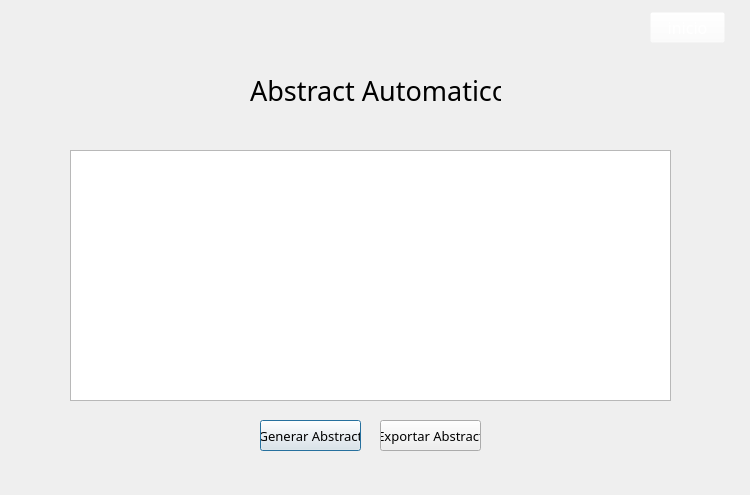
<?xml version="1.0" encoding="UTF-8"?>
<ui version="4.0">
 <class>Dialog</class>
 <widget class="QDialog" name="Dialog">
  <property name="geometry">
   <rect>
    <x>0</x>
    <y>0</y>
    <width>750</width>
    <height>495</height>
   </rect>
  </property>
  <property name="windowTitle">
   <string>Summary</string>
  </property>
  <widget class="QTextEdit" name="summary">
   <property name="geometry">
    <rect>
     <x>70</x>
     <y>150</y>
     <width>601</width>
     <height>251</height>
    </rect>
   </property>
   <property name="font">
    <font>
     <family>Sylfaen</family>
     <pointsize>11</pointsize>
    </font>
   </property>
   <property name="readOnly">
    <bool>true</bool>
   </property>
   <property name="html">
    <string>&lt;!DOCTYPE HTML PUBLIC &quot;-//W3C//DTD HTML 4.0//EN&quot; &quot;http://www.w3.org/TR/REC-html40/strict.dtd&quot;&gt;
&lt;html&gt;&lt;head&gt;&lt;meta name=&quot;qrichtext&quot; content=&quot;1&quot; /&gt;&lt;style type=&quot;text/css&quot;&gt;
p, li { white-space: pre-wrap; }
&lt;/style&gt;&lt;/head&gt;&lt;body style=&quot; font-family:'Sylfaen'; font-size:11pt; font-weight:400; font-style:normal;&quot;&gt;
&lt;p style=&quot;-qt-paragraph-type:empty; margin-top:0px; margin-bottom:0px; margin-left:0px; margin-right:0px; -qt-block-indent:0; text-indent:0px;&quot;&gt;&lt;br /&gt;&lt;/p&gt;&lt;/body&gt;&lt;/html&gt;</string>
   </property>
  </widget>
  <widget class="QPushButton" name="generar">
   <property name="geometry">
    <rect>
     <x>260</x>
     <y>420</y>
     <width>101</width>
     <height>31</height>
    </rect>
   </property>
   <property name="font">
    <font>
     <family>Sylfaen</family>
     <pointsize>10</pointsize>
    </font>
   </property>
   <property name="text">
    <string>Generar Abstract</string>
   </property>
  </widget>
  <widget class="QPushButton" name="exportar">
   <property name="geometry">
    <rect>
     <x>380</x>
     <y>420</y>
     <width>101</width>
     <height>31</height>
    </rect>
   </property>
   <property name="font">
    <font>
     <family>Sylfaen</family>
     <pointsize>10</pointsize>
    </font>
   </property>
   <property name="text">
    <string>Exportar Abstract</string>
   </property>
  </widget>
  <widget class="QLabel" name="label">
   <property name="geometry">
    <rect>
     <x>0</x>
     <y>0</y>
     <width>751</width>
     <height>51</height>
    </rect>
   </property>
   <property name="text">
    <string/>
   </property>
   <property name="pixmap">
    <pixmap>../Images/header.png</pixmap>
   </property>
  </widget>
  <widget class="QPushButton" name="inicio">
   <property name="geometry">
    <rect>
     <x>650</x>
     <y>12</y>
     <width>75</width>
     <height>31</height>
    </rect>
   </property>
   <property name="font">
    <font>
     <family>Sylfaen</family>
     <pointsize>12</pointsize>
    </font>
   </property>
   <property name="styleSheet">
    <string notr="true">background-color: rgb(255, 255, 255, 0);
font: 12pt &quot;Sylfaen&quot;;
color: rgb(255, 255, 255);</string>
   </property>
   <property name="text">
    <string>inicio</string>
   </property>
  </widget>
  <widget class="QLabel" name="label_2">
   <property name="geometry">
    <rect>
     <x>250</x>
     <y>70</y>
     <width>251</width>
     <height>41</height>
    </rect>
   </property>
   <property name="font">
    <font>
     <family>Sylfaen</family>
     <pointsize>20</pointsize>
    </font>
   </property>
   <property name="text">
    <string>Abstract Automatico</string>
   </property>
  </widget>
  <widget class="QLabel" name="label_3">
   <property name="geometry">
    <rect>
     <x>10</x>
     <y>0</y>
     <width>111</width>
     <height>51</height>
    </rect>
   </property>
   <property name="text">
    <string/>
   </property>
   <property name="pixmap">
    <pixmap>../Images/logo.png</pixmap>
   </property>
  </widget>
 </widget>
 <resources/>
 <connections/>
</ui>
